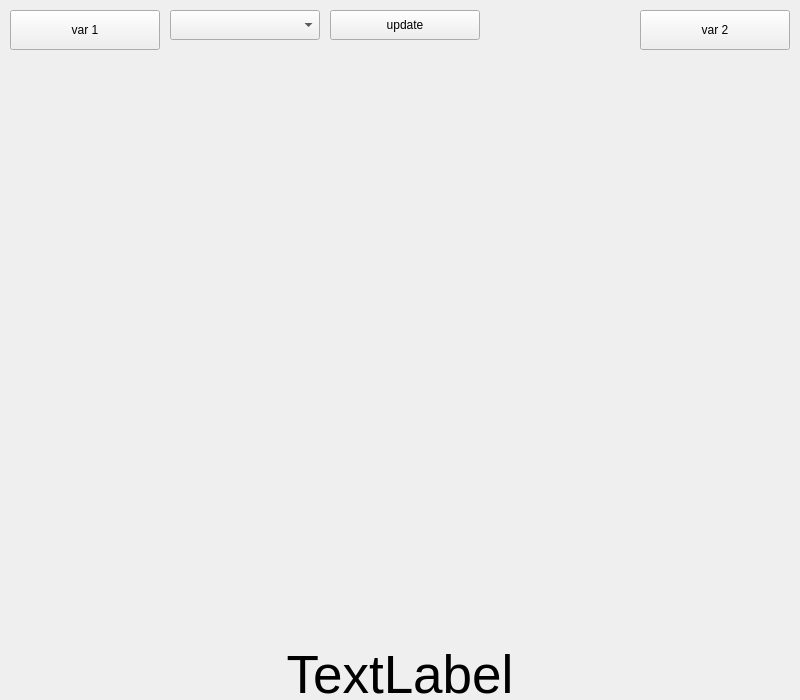
<?xml version="1.0" encoding="UTF-8"?>
<ui version="4.0">
 <class>MainWindow</class>
 <widget class="QMainWindow" name="MainWindow">
  <property name="geometry">
   <rect>
    <x>0</x>
    <y>0</y>
    <width>800</width>
    <height>700</height>
   </rect>
  </property>
  <property name="windowTitle">
   <string>MainWindow</string>
  </property>
  <widget class="QWidget" name="centralWidget">
   <widget class="QPushButton" name="pushButton">
    <property name="geometry">
     <rect>
      <x>10</x>
      <y>10</y>
      <width>150</width>
      <height>40</height>
     </rect>
    </property>
    <property name="text">
     <string>var 1</string>
    </property>
   </widget>
   <widget class="QLabel" name="label">
    <property name="geometry">
     <rect>
      <x>250</x>
      <y>650</y>
      <width>300</width>
      <height>50</height>
     </rect>
    </property>
    <property name="font">
     <font>
      <pointsize>40</pointsize>
     </font>
    </property>
    <property name="text">
     <string>TextLabel</string>
    </property>
    <property name="alignment">
     <set>Qt::AlignCenter</set>
    </property>
   </widget>
   <widget class="QPushButton" name="pushButton_2">
    <property name="geometry">
     <rect>
      <x>640</x>
      <y>10</y>
      <width>150</width>
      <height>40</height>
     </rect>
    </property>
    <property name="text">
     <string>var 2</string>
    </property>
   </widget>
   <widget class="QComboBox" name="comboBox">
    <property name="geometry">
     <rect>
      <x>170</x>
      <y>10</y>
      <width>150</width>
      <height>30</height>
     </rect>
    </property>
   </widget>
   <widget class="QPushButton" name="pushButton_3">
    <property name="geometry">
     <rect>
      <x>330</x>
      <y>10</y>
      <width>150</width>
      <height>30</height>
     </rect>
    </property>
    <property name="text">
     <string>update</string>
    </property>
   </widget>
  </widget>
  <action name="actionQuitter">
   <property name="text">
    <string>&amp;Quitter</string>
   </property>
  </action>
 </widget>
 <layoutdefault spacing="6" margin="11"/>
 <resources/>
 <connections/>
</ui>
